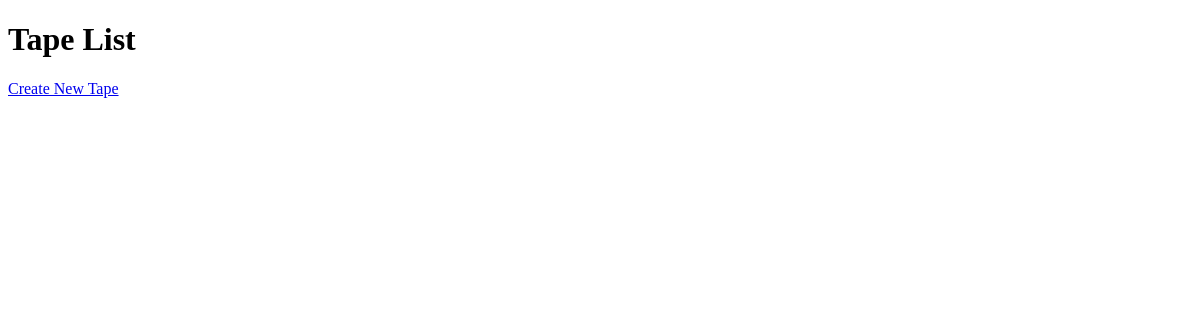
Page /tapes/ on the earlier database version.
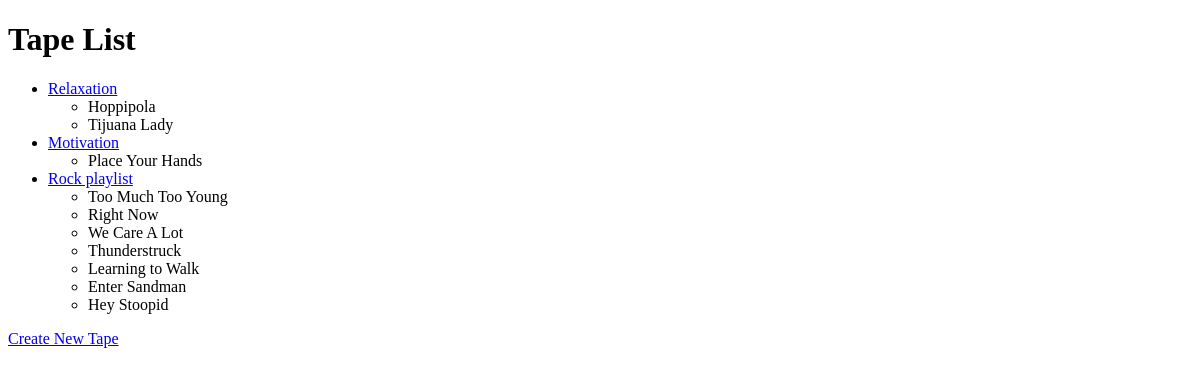
Same page on the later database version.
### tape/models.py (models this page shows, shortened)
class Tape(models.Model):
    title = models.CharField(max_length=100)
    description = models.TextField()
    created_at = models.DateTimeField(auto_now_add=True)
    updated_at = models.DateTimeField(auto_now=True)

### song/models.py (models this page shows, shortened)
class Song(models.Model):
    title = models.CharField(max_length=100)
    artist = models.CharField(max_length=100)
    album = models.CharField(max_length=100, blank=True, null=True)
    tape = models.ForeignKey('tape.Tape', on_delete=models.CASCADE, related_name='songs')
    created_at = models.DateTimeField(auto_now_add=True)
    updated_at = models.DateTimeField(auto_now=True)

### tape/views.py (the view)
# urls.py: path('', views.tape_list, name='tape_list'),
def tape_list(request):
    tapes = Tape.objects.all()
    return render(request, 'tape/tape_list.html', {'tapes': tapes})

### tape/templates/tape/tape_list.html (shortened to what this page needs)
<!DOCTYPE html>
<html>
<head>
</head>
<body>
    <h1>Tape List</h1>
    <ul>
        {% for tape in tapes %}
            <li>
                <a href="{% url 'tape_detail' tape.pk %}">{{ tape.title }}</a>
                <ul>
                    {% for song in tape.songs.all %}
                        <li>{{ song.title }}</li>
                    {% endfor %}
                </ul>
            </li>
        {% endfor %}
    </ul>
    <a href="{% url 'tape_create' %}">Create New Tape</a>
</body>
</html>

Differences in the rows shown:
added Tape: title "Relaxation"
added Song: title "Hoppipola", shown under "Relaxation"
added Song: title "Tijuana Lady", shown under "Relaxation"
added Tape: title "Motivation"
added Song: title "Place Your Hands", shown under "Motivation"
added Tape: title "Rock playlist"
added Song: title "Too Much Too Young", shown under "Rock playlist"
added Song: title "Right Now", shown under "Rock playlist"
added Song: title "We Care A Lot", shown under "Rock playlist"
added Song: title "Thunderstruck", shown under "Rock playlist"
added Song: title "Learning to Walk", shown under "Rock playlist"
added Song: title "Enter Sandman", shown under "Rock playlist"
added Song: title "Hey Stoopid", shown under "Rock playlist"
